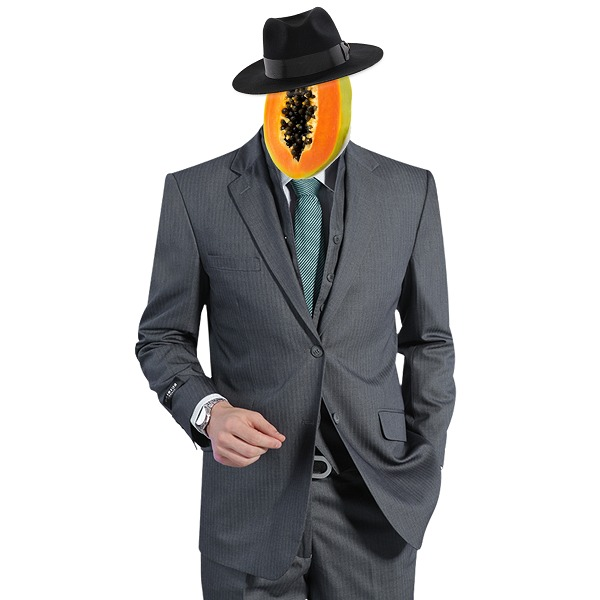
#> input picture CGraphics/Exercicios/mamao.jpeg, 600 x 600 px
$ python 04_espaco_cor.py
#> lines starting #> are read from the running program, lines starting #| are printed output that depends on the picture
import cv2 as cv

flags = [i for i in dir(cv) if i.startswith('COLOR_RGB')]
print( flags )

path = "mamao.jpeg"

img = cv.imread(path)
#> img is the input picture: shape (600, 600, 3); mean B, G, R 190, 189.6, 190.1
h,w = img.shape[:2]
#> h = 600; w = 600
hnew = int(h/1)
#> hnew = 600
wnew = int(w/1)
#> wnew = 600

resized2 = cv.resize(img,(wnew,hnew), interpolation=cv.INTER_AREA)

imgHLS = cv.cvtColor(resized2,cv.COLOR_BGR2HLS)
#> imgHLS: shape (600, 600, 3); mean of channels 0, 1, 2 37.7, 190.1, 14.4
imgYUV = cv.cvtColor(resized2,cv.COLOR_BGR2YUV)
#> imgYUV: shape (600, 600, 3); mean of channels 0, 1, 2 189.8, 128, 128.2

cv.imshow(" RGB ", resized2)
cv.imshow(" HLS ", imgHLS)
cv.imshow(" HLS H ", imgHLS[:,:,0])
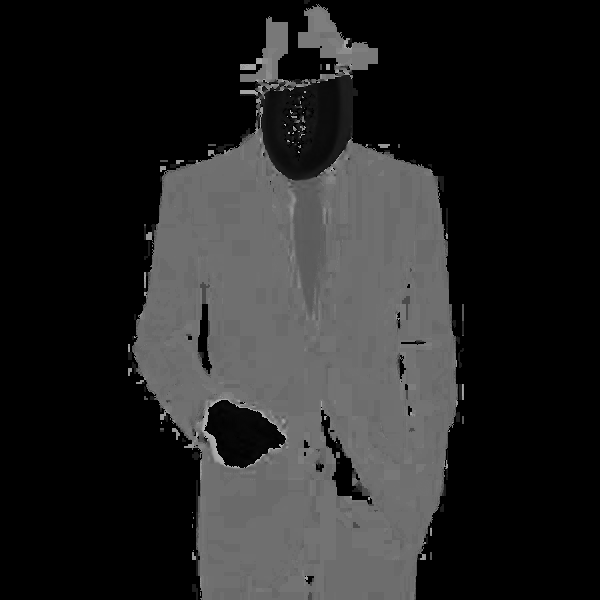
#> window ' HLS H ': shape (600, 600); min 0, max 179, mean 37.7
cv.imshow(" HLS L ", imgHLS[:,:,1])
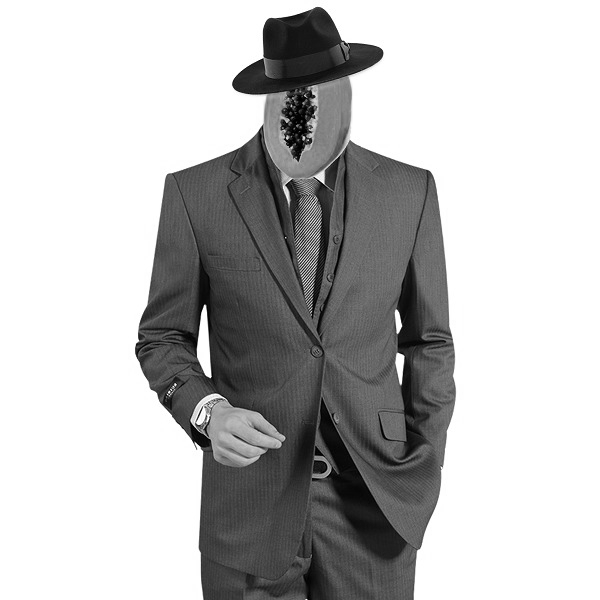
#> window ' HLS L ': shape (600, 600); min 0, max 255, mean 190.1
cv.imshow(" HLS S ", imgHLS[:,:,2])
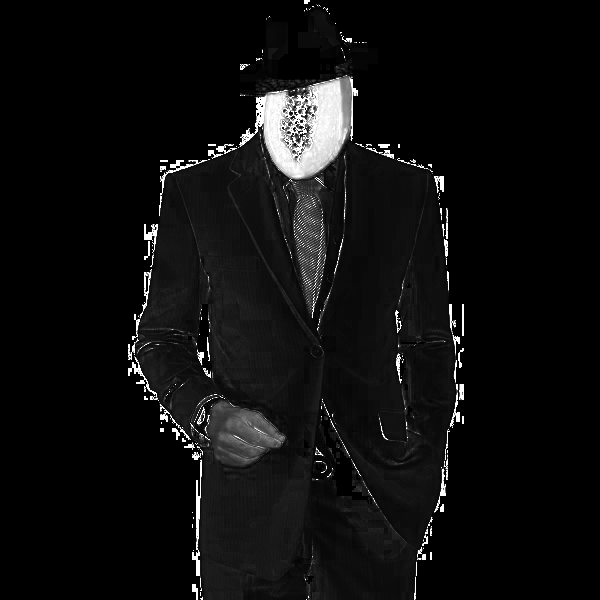
#> window ' HLS S ': shape (600, 600); min 0, max 255, mean 14.4


cv.imshow(" YUV ", imgYUV)
cv.imshow(" YUV Y ", imgYUV[:,:,0])
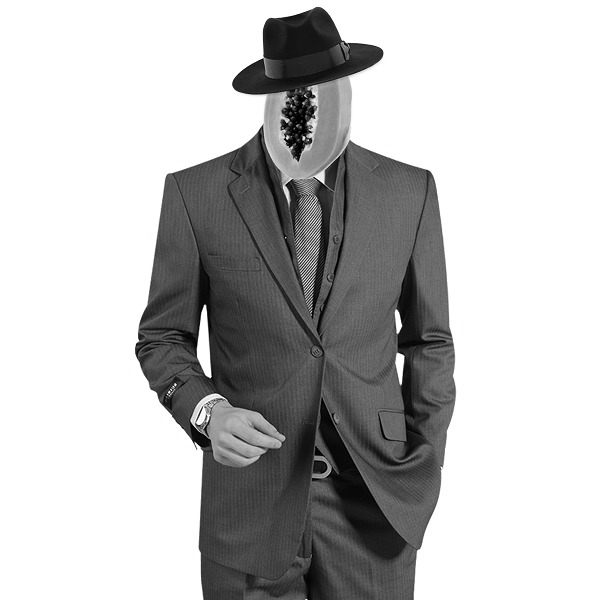
#> window ' YUV Y ': shape (600, 600); min 0, max 255, mean 189.8
cv.imshow(" YUV U ", imgYUV[:,:,1])
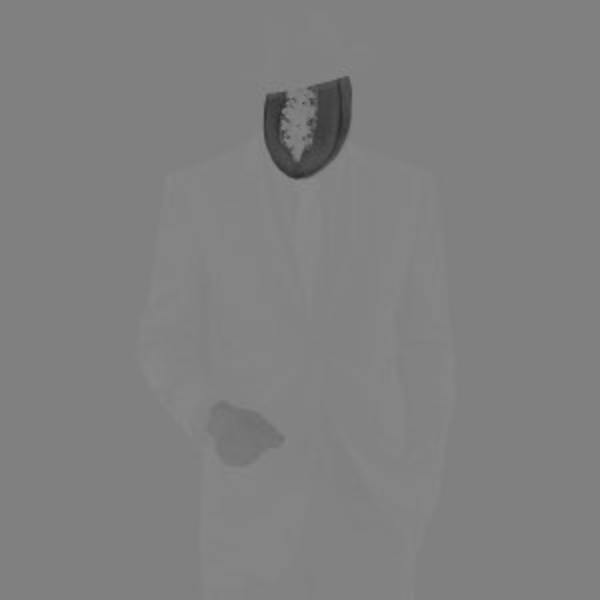
#> window ' YUV U ': shape (600, 600); min 44, max 140, mean 128
cv.imshow(" YUV V ", imgYUV[:,:,2])
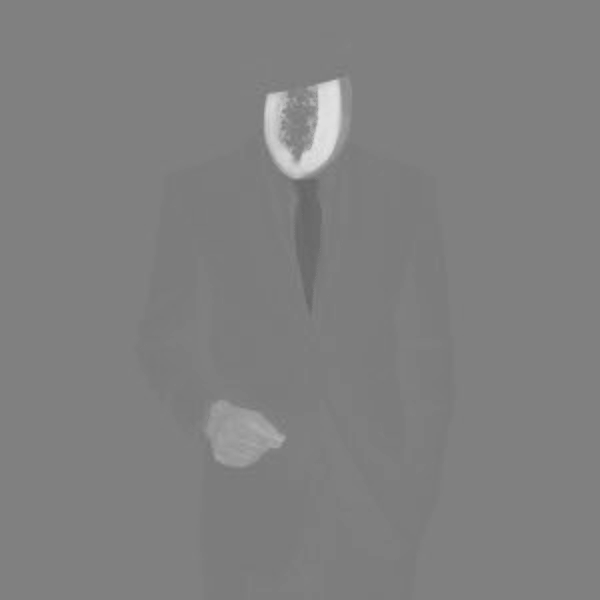
#> window ' YUV V ': shape (600, 600); min 103, max 226, mean 128.2

cv.waitKey(0)
